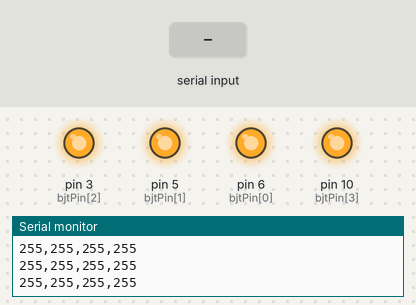
This program was run on a simulated Arduino Uno, built with avr-gcc and run on an emulated ATmega328P. Shown: output pins drawn as LEDs (lit = HIGH), the last lines printed to the serial monitor. The test bench sets the inputs (shaded band). EEPROM starts erased.

Above: at 1.2 s.
1.3 s: "off" received over Serial
At 1.6 s:
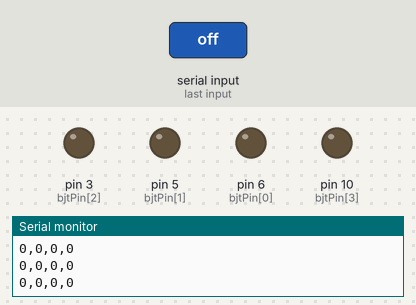
2.8 s: "on" received over Serial
At 3.6 s:
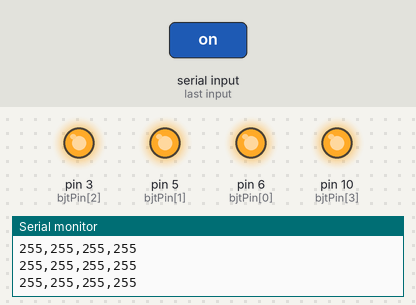
Timing chart, 0 to 5.8 s (numbered marks = the images above; inputs shaded):
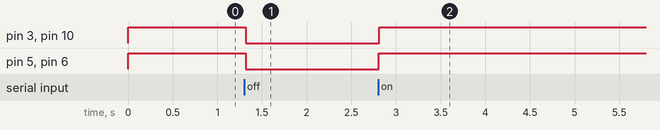

Measured:
- after the input at 1.3 s, pin 3 (bjtPin[2]), pin 5 (bjtPin[1]), pin 6 (bjtPin[0]), pin 10 (bjtPin[3]): HIGH → LOW at once
- after the input at 2.8 s, pin 3 (bjtPin[2]), pin 5 (bjtPin[1]), pin 6 (bjtPin[0]), pin 10 (bjtPin[3]): LOW → HIGH at once

The program:

main.cpp
```cpp
#include <Arduino.h>
#include <EEPROM.h>
#include <Wire.h>

#define SLAVE_ADDR 9
const int bjtCount = 4;

const int bjtPin[bjtCount] = {6, 5, 3, 10};
int bjtState[bjtCount] = {255, 255, 255, 255}; //255 -> bjt max "open"

char receivedSerialData[4];
char receivedI2cData[4];
String pendingSerialData;

void changeLights(char data[])
{
  for (int i = 0; i < bjtCount; i++)
  {
    char numChar[2];
    itoa(i, numChar, 10);

    if (data[0] == numChar[0])
    {
      if (data[1] == 't')
      {
        if (bjtState[i] != 0)
        {
          bjtState[i] = 0;
        }
        else
        {
          bjtState[i] = 255;
        }
      }
      else if (data[1] == 'i')
      {
        bjtState[i] += 5;
      }
      else if (data[1] == 'd')
      {
        bjtState[i] -= 5;
      }
    }

    //clamp state between 0 and 255
    if (bjtState[i] > 255)
    {
      bjtState[i] = 255;
    }

    if (bjtState[i] < 0)
    {
      bjtState[i] = 0;
    }

    //set absolute state for all
    if (!strcmp(data, "off"))
    {
      bjtState[i] = 0;
    }

    if (!strcmp(data, "on"))
    {
      bjtState[i] = 255;
    }

    analogWrite(bjtPin[i], bjtState[i]);
    EEPROM.update(i, bjtState[i]);
  }

  memset(data, ' ', 3);
}

void receiveEvent(int byteCount)
{
  char buffer[byteCount];
  for (int i = 0; i < byteCount; i++)
  {
    buffer[i] = Wire.read();
  }
  memset(receivedI2cData, ' ', 3);
  strcpy(receivedI2cData, buffer);
}

void setup()
{
  Serial.begin(9600);
  Serial.setTimeout(5);
  Wire.begin(SLAVE_ADDR);
  Wire.onReceive(receiveEvent);

  for (int i = 0; i < bjtCount; i++)
  {
    pinMode(bjtPin[i], OUTPUT);
    bjtState[i] = EEPROM.read(i);
    analogWrite(bjtPin[i], bjtState[i]);
  }
}

void loop()
{
  while (Serial.available())
  {
    strcpy(receivedSerialData, Serial.readString().c_str());
  }

  changeLights(receivedSerialData);
  changeLights(receivedI2cData);

  pendingSerialData = "";
  for (int i = 0; i < bjtCount; i++)
  {
    noInterrupts();
    pendingSerialData += String(bjtState[i]) + ",";
    interrupts();
  }
  pendingSerialData.remove(pendingSerialData.length() - 1);
  Serial.println(pendingSerialData);
}
```
